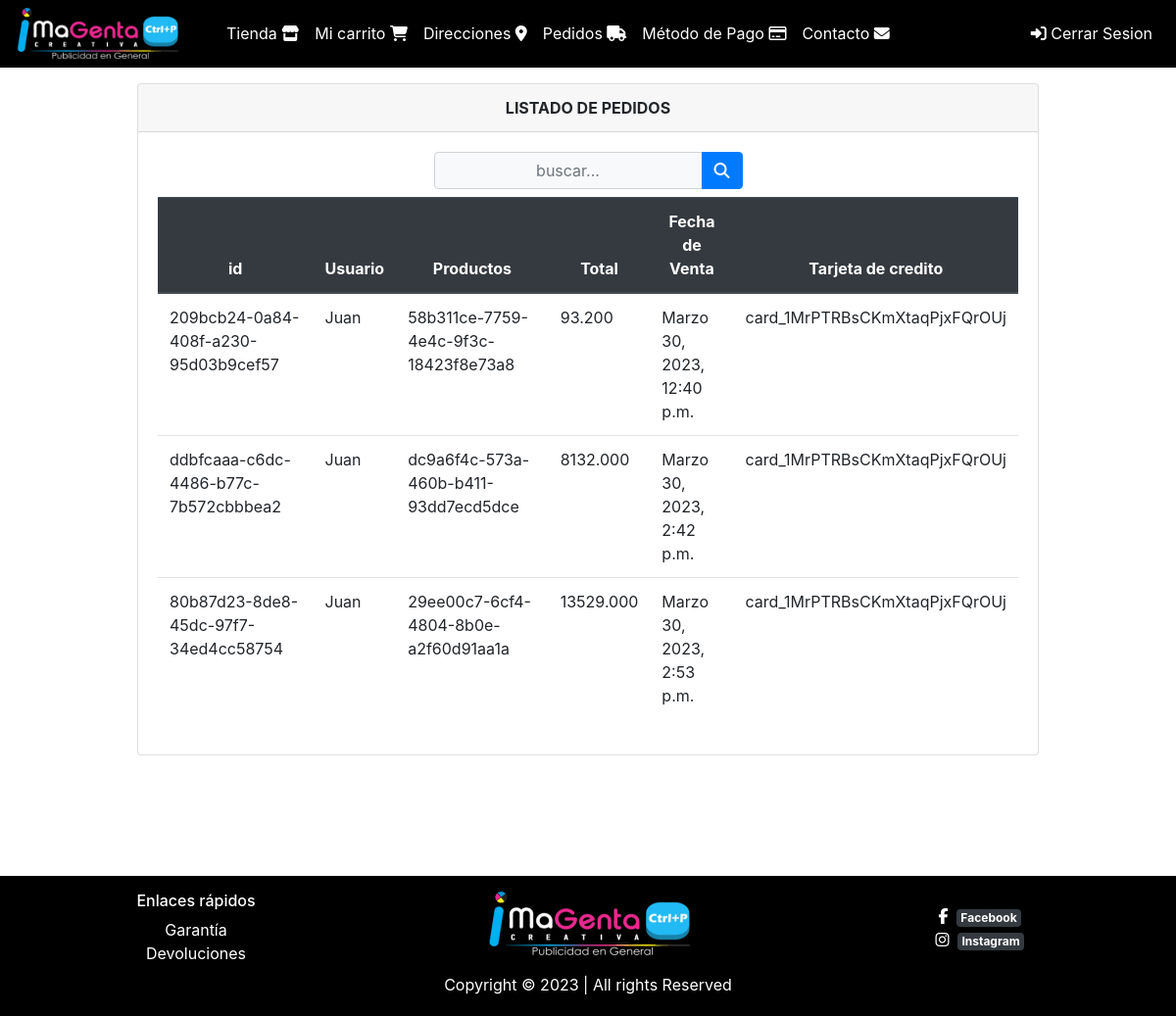
Screenshot of /pedidos/listar (signed in) with the database file from the repository.
### orders/models.py (models this page shows, shortened)
class Order(models.Model):
    order_id = models.CharField(max_length=100, null=False, blank=False, unique=True)
    user = models.ForeignKey(User, on_delete=models.CASCADE)
    cart = models.ForeignKey(Cart, on_delete=models.CASCADE)
    status = models.CharField(max_length=50, choices=choices,
                                                default=OrderStatus.CREATED) #Enum
    shipping_total = models.DecimalField(default=5, max_digits=8, decimal_places=2)
    total = models.DecimalField(default=0, max_digits=8, decimal_places=2)
    created_at = models.DateTimeField(auto_now_add=True)
    shipping_address = models.ForeignKey(ShippingAddress,
                                        null=True, blank=True,
                                        on_delete=models.CASCADE)
    promo_code = models.OneToOneField(PromoCode, null=True, blank=True,
                                        on_delete=models.CASCADE)
    billing_profile = models.ForeignKey(BillingProfile, null=True, blank=True,
                                        on_delete=models.CASCADE)

### users/models.py (models this page shows, shortened)
class User(AbstractUser):
    customer_id = models.CharField(max_length=100, blank=True, null=True)

### carts/models.py (models this page shows, shortened)
class Cart(models.Model):
    cart_id = models.CharField(max_length=100, null=False, blank=False, unique=True, verbose_name="Carrito")
    user = models.ForeignKey(User, null=True, blank=True, on_delete=models.CASCADE, verbose_name="Usuario")
    products = models.ManyToManyField(Product, through='CartProducts',verbose_name="Productos")
    subtotal = models.DecimalField(default=0.0, max_digits=8, decimal_places=2, verbose_name="Subtotal")
    total = models.DecimalField(default=0.0, max_digits=8, decimal_places=2,verbose_name="Total")
    created_at = models.DateTimeField(auto_now_add=True)
    FEE = 0.05 # 0.5%
    def __str__(self):
        return self.cart_id

### billing_profiles/models.py (models this page shows)
class BillingProfile(models.Model):
    user = models.ForeignKey(User, on_delete=models.CASCADE)
    token = models.CharField(max_length=50, null=False, blank=False)
    card_id = models.CharField(max_length=50, null=False, blank=False)
    last4 = models.CharField(max_length=4, null=False, blank=False)
    brand = models.CharField(max_length=10, null=False, blank=False)
    default = models.BooleanField(default=False)
    created_at = models.DateTimeField(auto_now_add=True)
    objects = BillingProfileManager()
    def __str__(self):
        return self.card_id

### facilito_store/views.py (the view)
# urls.py: path('pedidos/listar',views.listarPedidos, name='listarpedidos'),
@login_required(login_url='login')
def listarPedidos(request):
    busqueda = request.POST.get("buscador")
    lista_pedido = Order.objects.order_by('user')
    page = request.GET.get('page', 1)
    if busqueda:
        lista_pedido= Order.objects.filter(
            Q(user = busqueda)
            ).distinct()
    try:
        paginator = Paginator(lista_pedido, 6)
        lista_pedido = paginator.page(page)
    except:
        raise Http404
    data = {'entity': lista_pedido,
            'title': 'LISTADO DE PEDIDOS',
            'paginator': paginator
            }
    return render(request,'pedidos/listar.html',data)

### templates/pedidos/listar.html (shortened to what this page needs)
{% extends 'base.html' %}
{% block content %}
<div class="min-vh-100 d-flex flex-colum py-9">
    <div class="container">
        <div class="row justify-content-center">
            <div class="col-lg-10 col-md-9 col-sm-4 animate_animated animatebackInRight animate_delay-0.4s">
                <div class="card">
                    <div class="card-header text-center font-weight-bold">
                        {{ title }}
                    </div>
                    <div class="card-body table-responsive align-items-center">
                        <div class="d-flex mb-2">
                            <form class="d-flex mx-auto d-sm-inlne-block form-inline" method="POST" action="">
                                <div class="input-group">
                                    <input type="text" class="form-control bg-light border-4 small text-center" name="buscador" placeholder="buscar..." value="{{ request.POST.buscador }}">
                                    <div class="input-group-append">
                                        <button class="btn btn-primary" type="submit">
                                                <i class="fa fa-search bi-sm"></i>
                                            </button>
                                    </div>
                                </div>
                            </form>
                        </div>
                        <table class="table table-condensed">
                            <thead class="thead-dark text-center ">
                                <tr>
                                    <th scope="col">id</th>
                                    <th scope="col">Usuario</th>
                                    <th scope="col">Productos</th>
                                    <th scope="col">Total</th>
                                    <th scope="col">Fecha de Venta</th>
                                    <th scope="col">Tarjeta de credito</th>
                                </tr>
                            </thead>
                            <tbody>
                                {% load bootstrap_icons %} {% if entity %} {% for Order in entity %}
                                <tr>
                                    <td>{{ Order.order_id }}</td>
                                    <td>{{ Order.user  }}</td>
                                    <td>{{ Order.cart }}</td>
                                    <td>{{ Order.total}}0</td>
                                    <td>{{ Order.created_at }}</td>
                                    <td>{{Order.billing_profile }}</td>
                                </tr>
                                {% endfor %} {% else %}
                                <div class="text-center text-warning">
                                    <h3> No se encontraron Inventarios!!</h3>
                                </div>
                                {% endif %}
                            </tbody>
                        </table>
                    </div>
                </div>
            </div>
        </div>
    </div>
</div>
{% endblock %}

### static/css/hola.css (style rules this page uses)
body { position: relative; padding-bottom: 8em; min-height: 100vh; }

### rows the page displays
Order: order_id "209bcb24-0a84-408f-a230-95d03b9cef57", user "Juan", cart "58b311ce-7759-4e4c-9f3c-18423f8e73a8", total "93.20", created_at "Marzo 30, 2023, 12:40 p.m.", billing_profile "card_1MrPTRBsCKmXtaqPjxFQrOUj"
Order: order_id "ddbfcaaa-c6dc-4486-b77c-7b572cbbbea2", user "Juan", cart "dc9a6f4c-573a-460b-b411-93dd7ecd5dce", total "8132.00", created_at "Marzo 30, 2023, 2:42 p.m.", billing_profile "card_1MrPTRBsCKmXtaqPjxFQrOUj"
Order: order_id "80b87d23-8de8-45dc-97f7-34ed4cc58754", user "Juan", cart "29ee00c7-6cf4-4804-8b0e-a2f60d91aa1a", total "13529.00", created_at "Marzo 30, 2023, 2:53 p.m.", billing_profile "card_1MrPTRBsCKmXtaqPjxFQrOUj"

### other values shown
{{ title }} "LISTADO DE PEDIDOS"
